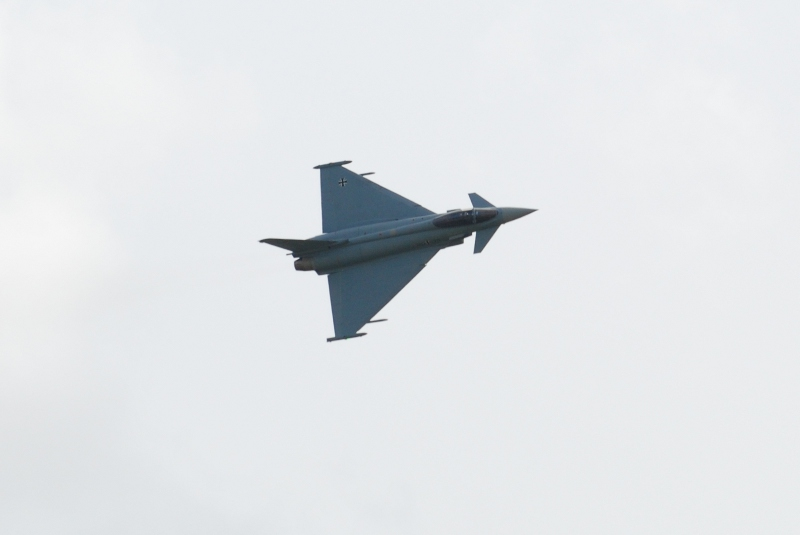
#> input picture lab4/res/samolot10.jpg, 800 x 535 px, found by its file name; its folder holds 8 pictures in this run
$ jupyter execute --allow-errors main.ipynb
#> lines starting #> are read from the running program, lines starting #| are printed output that depends on the picture
[cell 1]
from skimage import io, data
import os
import numpy as np
import skimage
from matplotlib.pyplot import figure, subplot
from scipy import ndimage, signal
from skimage import io, img_as_float, data, filters, img_as_ubyte, util
from matplotlib import pyplot as plt
from skimage.feature import canny
from skimage.filters import median, gaussian, sobel
from skimage.morphology import dilation, erosion, disk
from skimage.filters.edges import convolve
from skimage.transform import rescale, resize
from ipykernel.pylab.backend_inline import flush_figures
from ipywidgets import interact, interactive, fixed
from numpy import array
import warnings
import cv2
import gc
import pylab as pl

[cell 2]
class Load:
    def __init__(self):
        return

    @staticmethod
    def img(file):
#> called with file = 'samolot10.jpg'
        img = cv2.imread('C:/Users/czart/Desktop/Studia/kck/lab4/res/'+file)
#> img is the input picture: shape (535, 800, 3); mean B, G, R 231.9, 229, 225.9
        return img

    # [4 lines left out: function imgos, not called in this run]

[cell 3]
def to_io(img):
    return (img).astype(np.uint8)

def my_show(img,contours,r,g,b):
    cv2.drawContours(img, contours, -1, (r,g,b), 2)
    io.imshow(to_io(img))

[cell 4]
class Filter:
    def __init__(self):
        return

    # [93 lines left out: functions gray, median, gaussian, sobel, canny, dilation and 6 more, not called in this run]

[cell 5]
def main():
    img1 = 129 - Load.img('samolot10.jpg')#10
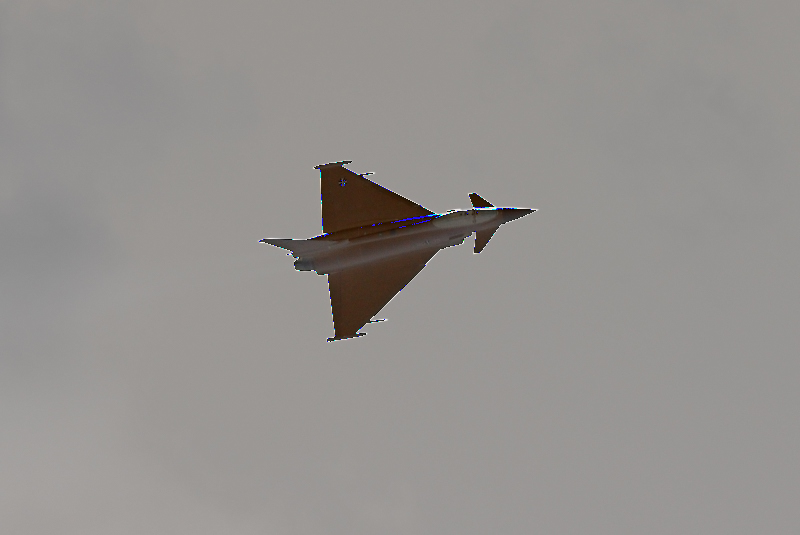
#> img1: shape (535, 800, 3); mean of channels 0, 1, 2 143, 145.7, 148.8; drawn as B, G, R
    img2 = 255 - Load.img('samolot05.jpg') #05
#> call 2 of img, with file = 'samolot05.jpg'
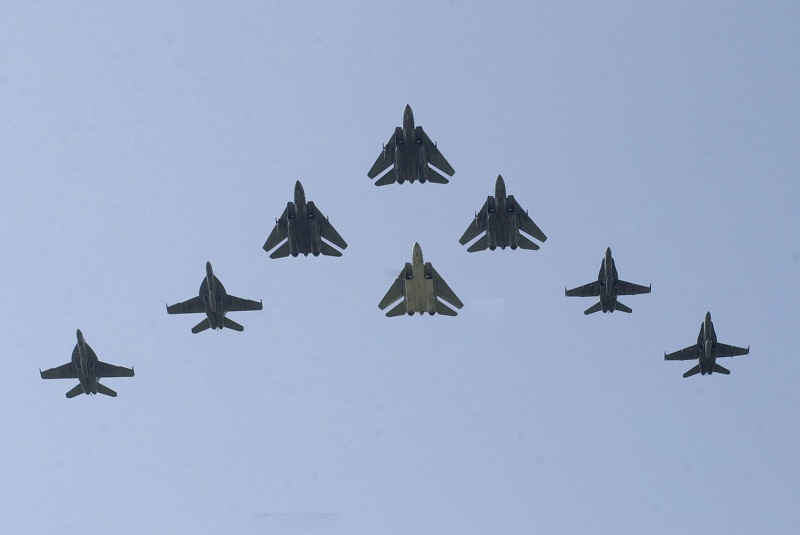
#> input picture lab4/res/samolot05.jpg, 800 x 535 px, found by its file name
#> in img, img is the input picture: shape (535, 800, 3); mean B, G, R 204.7, 174.4, 159.2
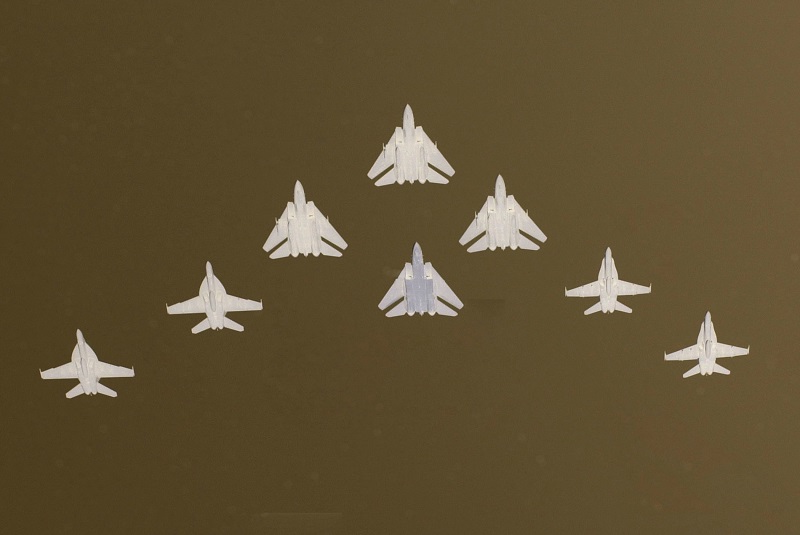
#> img2: shape (535, 800, 3); mean of channels 0, 1, 2 50.3, 80.6, 95.8; drawn as B, G, R
    img3 = Load.img('samolot08.jpg') #08
#> call 3 of img, with file = 'samolot08.jpg'
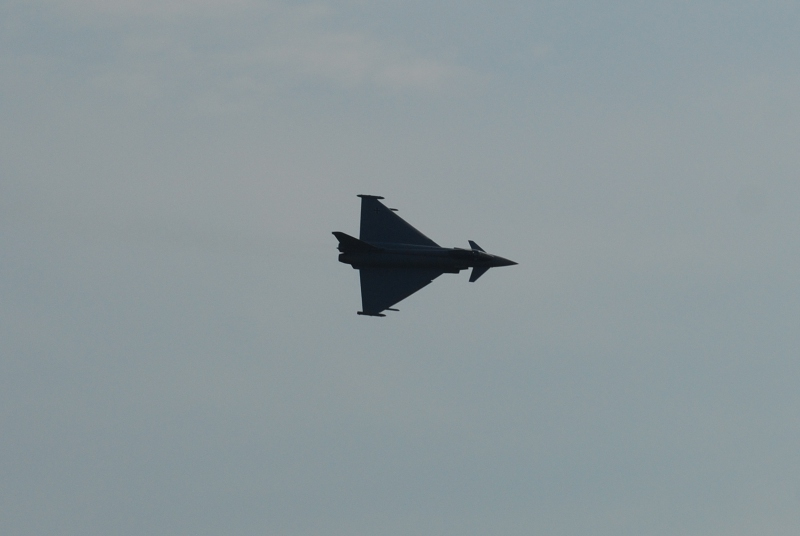
#> input picture lab4/res/samolot08.jpg, 800 x 536 px, found by its file name
#> in img, img is the input picture: shape (536, 800, 3); mean B, G, R 155.6, 151.6, 139.8
    img4 = 255 - Load.img('samolot00.jpg') #00
#> call 4 of img, with file = 'samolot00.jpg'
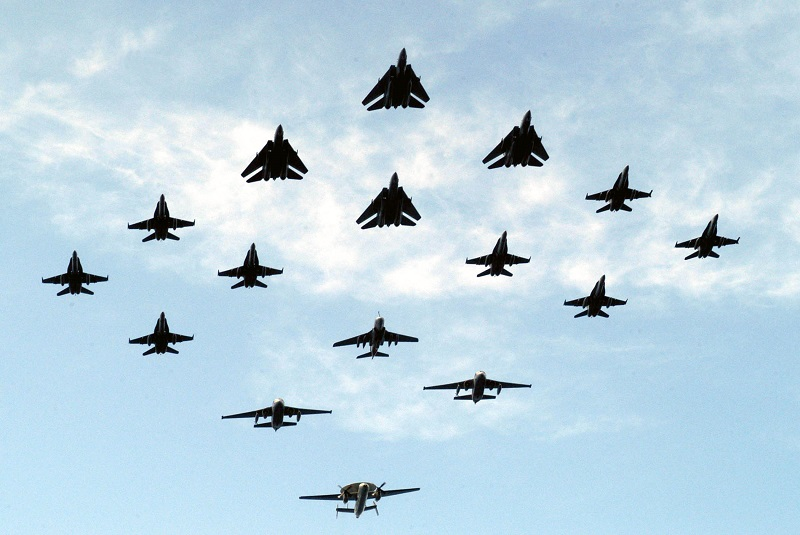
#> input picture lab4/res/samolot00.jpg, 800 x 535 px, found by its file name
#> in img, img is the input picture: shape (535, 800, 3); mean B, G, R 226.4, 212.4, 187.9
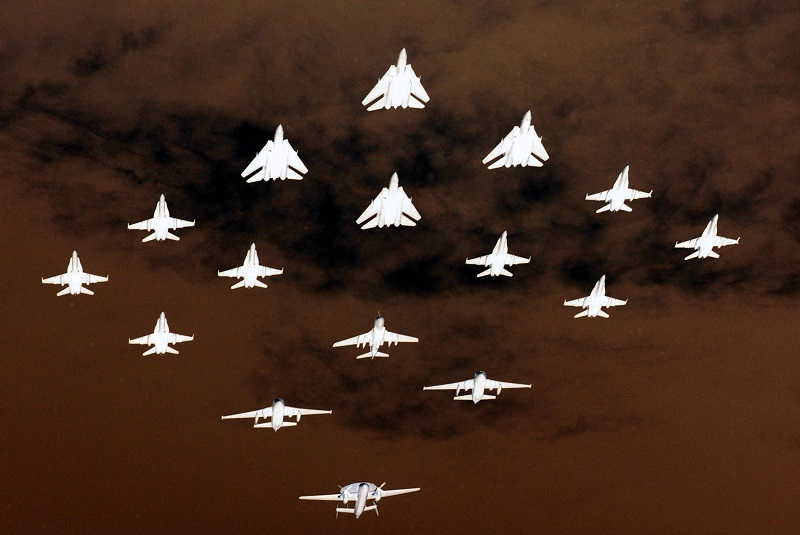
#> img4: shape (535, 800, 3); mean of channels 0, 1, 2 28.6, 42.6, 67.1; drawn as B, G, R
    img5 = 255 - Load.img('samolot11.jpg') #11
    img6 = 150 - Load.img('samolot09.jpg') #09

    figure(figsize=(20,20))

    contours1, img_contours1 = Filter.make_contour(img1)
    contours2, img_contours2 = Filter.make_contour(img2)
    contours3, img_contours3 = Filter.make_contour(img3)
    contours4, img_contours4 = Filter.make_contour(img4)
    contours5, img_contours5 = Filter.make_contour(img5)
    contours6, img_contours6 = Filter.make_contour(img6)

    ax = subplot(3,2,1)
    ax.tick_params(direction='in',labelleft=False, labelbottom = False, labelright = False)
    my_show(img_contours1, contours1, 255, 255, 255)
    bx = subplot(3,2,2)
    bx.tick_params(direction='in',labelleft=False, labelbottom = False, labelright = False)
    my_show(img_contours2, contours2, 255, 255, 255)
    cx = subplot(3,2,3)
    cx.tick_params(direction='in',labelleft=False, labelbottom = False, labelright = False)
    my_show(img_contours3, contours3, 255, 255, 255)
    dx = subplot(3,2,4)
    dx.tick_params(direction='in',labelleft=False, labelbottom = False, labelright = False)
    my_show(img_contours4, contours4, 255, 255, 255)
    ex = subplot(3,2,5)
    ex.tick_params(direction='in',labelleft=False, labelbottom = False, labelright = False)
    my_show(img_contours5, contours5, 255, 255, 255)
    fx = subplot(3,2,6)
    fx.tick_params(direction='in',labelleft=False, labelbottom = False, labelright = False)
    my_show(img_contours6, contours6, 255, 255, 255)
    plt.tight_layout(pad=-1.0)
    plt.savefig('biale.pdf')

#> (the rest of this cell did not finish here and is left out)
